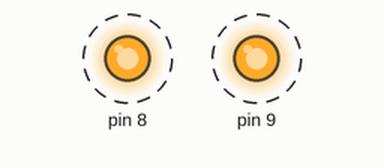
This sketch was run on a simulated Arduino Leonardo, built with avr-gcc and run on an emulated ATmega32U4. Parts: output pins drawn as LEDs (lit = HIGH). Dashed ring = blinking.

Above: at 0.3 s.
Timing chart, 0 to 3.0 s (numbered marks = the images above):
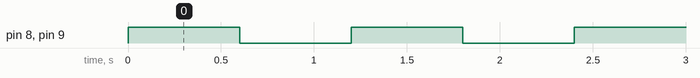

The sketch:

program-resetare-xmotion-leonardo-cubuguri.ino
```cpp
void setup() {
  // put your setup code here, to run once:
  pinMode(8,OUTPUT);
  pinMode(9,OUTPUT);
}

void loop() {
  // put your main code here, to run repeatedly:
  digitalWrite(8, HIGH);
  digitalWrite(9, HIGH);
  delay(600);
  digitalWrite(8, LOW);
  digitalWrite(9, LOW);
  delay(600);

}


// apas pe reset apoi dam upload repede si cand scrie uploading... mai apasam odata reset
```

Measured:
- by itself, pin 8, pin 9: alternates HIGH for 0.60 s and LOW for 0.60 s
